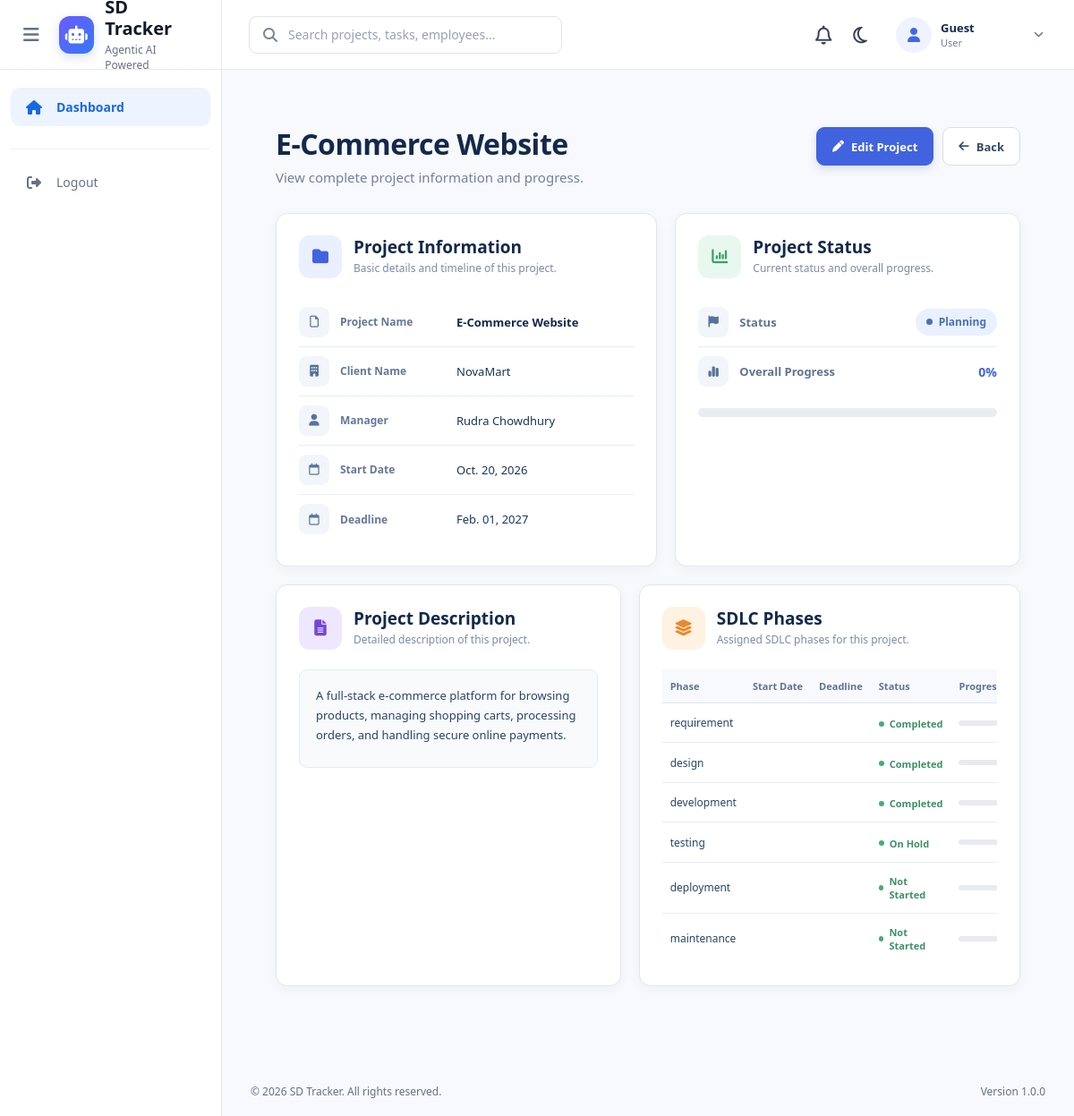
Screenshot of /projects/5/ with the database file from the repository.
### projects/models.py (models this page shows, shortened)
class Project(models.Model):
    STATUS_CHOICES = (
        ("planning", "Planning"),
        ("active", "Active"),
        ("on_hold", "On Hold"),
        ("completed", "Completed"),
        ("cancelled", "Cancelled"),
    )
    name = models.CharField(
        max_length=200
    )
    description = models.TextField(
        blank=True
    )
    client_name = models.CharField(
        max_length=150
    )
    start_date = models.DateField()
    deadline = models.DateField()
    status = models.CharField(
        max_length=20,
        choices=STATUS_CHOICES,
        default="planning"
    )
    manager = models.ForeignKey(
        Employee,
        on_delete=models.SET_NULL,
        null=True,
        related_name="managed_projects"
    )
    progress = models.PositiveIntegerField(
        default=0,
        validators=[MaxValueValidator(100)]
    )
    teams = models.ManyToManyField(
        Team,
        related_name="projects",
        blank=True
    )

### employees/models.py (models this page shows, shortened)
class Employee(models.Model):
    STATUS_CHOICES = (
        ("active", "Active"),
        ("on_leave", "On Leave"),
        ("inactive", "Inactive"),
    )
    user = models.OneToOneField(
        User,
        on_delete=models.CASCADE,
        related_name="employee"
    )
    employee_id = models.CharField(
        max_length=20,
        unique=True
    )
    designation = models.CharField(
        max_length=100
    )
    department = models.CharField(
        max_length=100
    )
    skills = models.TextField(
        blank=True
    )
    joining_date = models.DateField()
    status = models.CharField(
        max_length=20,
        choices=STATUS_CHOICES,
        default="active"
    )

### sdlc/models.py (models this page shows, shortened)
class SDLCPhase(models.Model):
    PHASE_CHOICES = (
        ("requirement", "Requirement Gathering"),
        ("design", "Design"),
        ("development", "Development"),
        ("testing", "Testing"),
        ("deployment", "Deployment"),
        ("maintenance", "Maintenance"),
    )
    STATUS_CHOICES = (
        ("not_started", "Not Started"),
        ("in_progress", "In Progress"),
        ("completed", "Completed"),
        ("on_hold", "On Hold"),
    )
    project = models.ForeignKey(
        Project,
        on_delete=models.CASCADE,
        related_name="phases"
    )
    phase_name = models.CharField(
        max_length=50,
        choices=PHASE_CHOICES
    )
    description = models.TextField(
        blank=True
    )
    start_date = models.DateField(
        null=True,
        blank=True
    )
    deadline = models.DateField(
        null=True,
        blank=True
    )
    status = models.CharField(
        max_length=20,
        choices=STATUS_CHOICES,
        default="not_started"
    )
    progress = models.PositiveIntegerField(
        default=0
    )
    order = models.PositiveIntegerField(
        default=1
    )
    class Meta:
        ordering = ["order"]
        constraints = [
            models.UniqueConstraint(
                fields=["project", "phase_name"],
                name="unique_phase_per_project"
            )
        ]

### projects/views.py (the view)
# urls.py: path("<int:pk>/",views.project_detail,name="project_detail"),
def project_detail(request, pk):
    project = get_object_or_404(
        Project,
        pk=pk
    )
    return render(
        request,
        "projects/project_detail.html",
        {
            "project": project
        }
    )

### projects/templates/projects/project_detail.html (shortened to what this page needs)
{% extends "base.html" %}
{% load static %}
{% block extra_css %}
<link rel="stylesheet"
      href="{% static 'css/projects/project_detail.css' %}">
{% endblock %}
{% block content %}
<div class="project-detail-page">
    <div class="page-header">
        <div>
            <h1>{{ project.name }}</h1>
            <p>
                View complete project information and progress.
            </p>
        </div>
        <div class="page-actions">
            <a
                href="{% url 'project_edit' project.id %}"
                class="btn btn-primary"
            >
                <i class="fa-solid fa-pen"></i>
                Edit Project
            </a>
            <a
                href="{% url 'project_list' %}"
                class="btn btn-secondary"
            >
                <i class="fa-solid fa-arrow-left"></i>
                Back
            </a>
        </div>
    </div>
    <div class="detail-grid top-grid">
        <div class="detail-card project-info-card">
            <div class="card-header">
                <div class="card-icon card-icon-blue">
                    <i class="fa-solid fa-folder"></i>
                </div>
                <div>
                    <h2>Project Information</h2>
                    <p>
                        Basic details and timeline of this project.
                    </p>
                </div>
            </div>
            <div class="information-list">
                <div class="information-item">
                    <div class="item-icon">
                        <i class="fa-regular fa-file"></i>
                    </div>
                    <div class="item-content">
                        <span class="detail-label">
                            Project Name
                        </span>
                        <span class="detail-value">
                            <strong>
                                {{ project.name }}
                            </strong>
                        </span>
                    </div>
                </div>
                <div class="information-item">
                    <div class="item-icon">
                        <i class="fa-solid fa-building"></i>
                    </div>
                    <div class="item-content">
                        <span class="detail-label">
                            Client Name
                        </span>
                        <span class="detail-value">
                            {{ project.client_name|default:"Not Provided" }}
                        </span>
                    </div>
                </div>
                <div class="information-item">
                    <div class="item-icon">
                        <i class="fa-solid fa-user"></i>
                    </div>
                    <div class="item-content">
                        <span class="detail-label">
                            Manager
                        </span>
                        <span class="detail-value">
                            {% if project.manager %}
                                {{ project.manager.user.get_full_name }}
                            {% else %}
                                Not Assigned
                            {% endif %}
                        </span>
                    </div>
                </div>
                <div class="information-item">
                    <div class="item-icon">
                        <i class="fa-regular fa-calendar"></i>
                    </div>
                    <div class="item-content">
                        <span class="detail-label">
                            Start Date
                        </span>
                        <span class="detail-value">
                            {% if project.start_date %}
                                {{ project.start_date|date:"M. d, Y" }}
                            {% else %}
                                Not Set
                            {% endif %}
                        </span>
                    </div>
                </div>
                <div class="information-item">
                    <div class="item-icon">
                        <i class="fa-regular fa-calendar"></i>
                    </div>
                    <div class="item-content">
                        <span class="detail-label">
                            Deadline
                        </span>
                        <span class="detail-value">
                            {% if project.deadline %}
                                {{ project.deadline|date:"M. d, Y" }}
                            {% else %}
                                Not Set
                            {% endif %}
                        </span>
                    </div>
                </div>
            </div>
        </div>
        <div class="detail-card status-card">
            <div class="card-header">
                <div class="card-icon card-icon-green">
                    <i class="fa-solid fa-chart-column"></i>
                </div>
                <div>
                    <h2>Project Status</h2>
                    <p>
                        Current status and overall progress.
                    </p>
                </div>
            </div>
            <div class="status-list">
                <div class="status-item">
                    <div class="status-item-icon">
                        <i class="fa-solid fa-flag"></i>
                    </div>
                    <span class="status-item-label">
                        Status
                    </span>
                    <span class="status {{ project.status }}">
                        <span class="status-dot"></span>
                        {{ project.get_status_display }}
                    </span>
                </div>
                <div class="status-item progress-item">
                    <div class="status-item-icon">
                        <i class="fa-solid fa-chart-simple"></i>
                    </div>
                    <span class="status-item-label">
                        Overall Progress
                    </span>
                    <span class="progress-percentage">
                        {{ project.progress }}%
                    </span>
                </div>
                <div class="progress-container">
                </div>
            </div>
        </div>
    </div>
    <div class="detail-grid bottom-grid">
        <div class="detail-card description-card">
            <div class="card-header">
                <div class="card-icon card-icon-purple">
                    <i class="fa-solid fa-file-lines"></i>
                </div>
                <div>
                    <h2>Project Description</h2>
                    <p>
                        Detailed description of this project.
                    </p>
                </div>
            </div>
            <div class="description-content">
                <p>
                    {{ project.description|default:"No description provided." }}
                </p>
            </div>
        </div>
        <div class="detail-card phases-card">
            <div class="card-header">
                <div class="card-icon card-icon-orange">
                    <i class="fa-solid fa-layer-group"></i>
                </div>
                <div>
                    <h2>SDLC Phases</h2>
                    <p>
                        Assigned SDLC phases for this project.
                    </p>
                </div>
            </div>
            {% if project.phases.all %}
                <div class="phase-table-wrapper">
                    <table class="project-table">
                        <thead>
                            <tr>
                                <th>Phase</th>
                                <th>Start Date</th>
                                <th>Deadline</th>
                                <th>Status</th>
                                <th>Progress</th>
                            </tr>
                        </thead>
                        <tbody>
                            {% for phase in project.phases.all %}
                                <tr>
                                    <td>
                                        {{ phase.phase_name }}
                                    </td>
                                    <td>
                                    </td>
                                    <td>
                                    </td>
                                    <td>
                                        <span class="phase-status">
                                            <span class="status-dot"></span>
                                            {{ phase.get_status_display }}
                                        </span>
                                    </td>
                                    <td>
                                        <div class="table-progress">
                                            <div class="table-progress-track">
                                            </div>
                                        </div>
                                    </td>
                                </tr>
                            {% endfor %}
                        </tbody>
                    </table>
                </div>
            {% endif %}
        </div>
    </div>
</div>
{% endblock %}

### static/css/style.css (style rules this page uses)
* { margin: 0; padding: 0; box-sizing: border-box; }
html { scroll-behavior: smooth; }
:root { --bg-main: #f7f8fc; --bg-card: #ffffff; --bg-navbar: #ffffff; --bg-sidebar: #ffffff; --text-main: #172033; --text-heading: #101828; --text-muted: #667085; --border-color: #e7e9f0; --input-bg: #ffffff; --hover-bg: #f4f7fc; }
body { font-family: "Segoe UI", Arial, sans-serif; background: var(--bg-main); color: var(--text-main); min-height: 100vh; }
a { text-decoration: none; color: inherit; }
.status { display: inline-flex; align-items: center; padding: 5px 9px; border-radius: 6px; font-size: 11px; font-weight: 600; }
.page-header { display: flex; align-items: center; justify-content: space-between; margin-bottom: 25px; }
.page-header h1 { font-size: 25px; color: #101828; }
.page-header p { margin-top: 5px; font-size: 13px; color: #667085; }
.btn { border: none; border-radius: 7px; padding: 10px 17px; font-size: 13px; font-weight: 600; display: inline-flex; align-items: center; gap: 7px; }
.btn-primary { background: #2563eb; color: white; }
.btn-secondary { background: white; border: 1px solid #dfe3ec; color: #344054; }

### rows the page displays
Project: name "E-Commerce Website", client_name "NovaMart", manager.user.get_full_name "Rudra Chowdhury", start_date "Oct. 20, 2026", deadline "Feb. 01, 2027", status "Planning", progress "0", description "A full-stack e-commerce platform for browsing products, managing shopping carts, processing orders, and handling secure online payments."
SDLCPhase: phase_name "requirement", status "Completed"
SDLCPhase: phase_name "design", status "Completed"
SDLCPhase: phase_name "development", status "Completed"
SDLCPhase: phase_name "testing", status "On Hold"
SDLCPhase: phase_name "deployment", status "Not Started"
SDLCPhase: phase_name "maintenance", status "Not Started"
